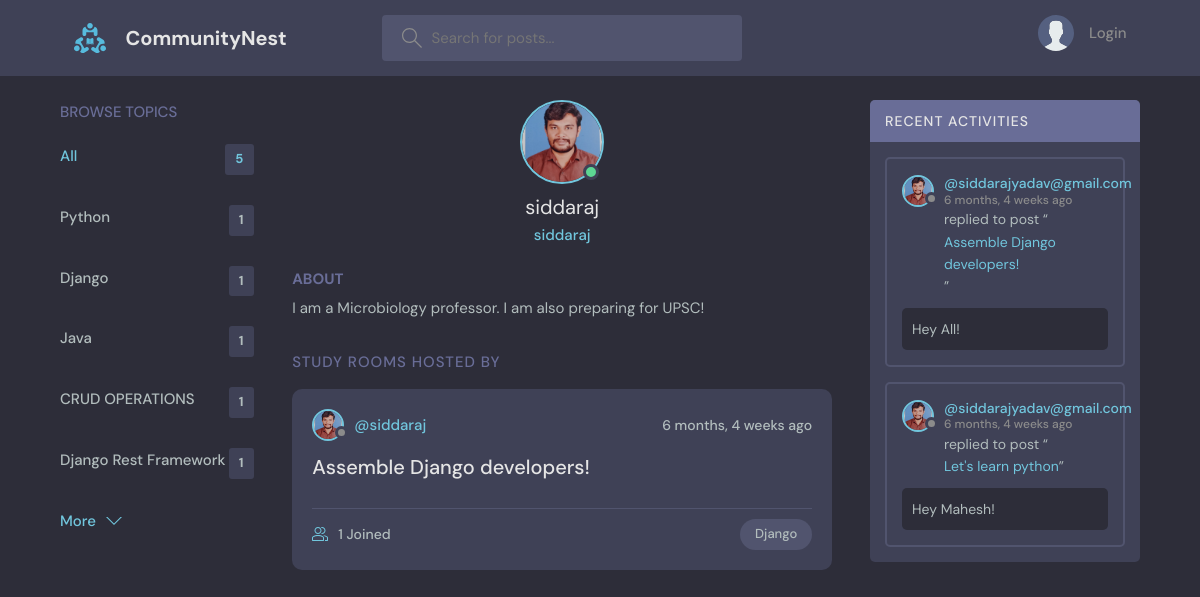
The app's page /profile/2/ with its own data.
### base/models.py (models this page shows, shortened)
class Topic(models.Model):
    name = models.CharField(max_length=200)

class User(AbstractUser):
    name = models.CharField(max_length=200, null=True)
    email = models.EmailField(unique=True, null=True)
    bio = models.TextField(null=True)
    avatar = models.ImageField(null=True, default="avatar.svg")
    USERNAME_FIELD = 'email'
    REQUIRED_FIELDS = []

class Room(models.Model):
    host = models.ForeignKey(User, on_delete=models.SET_NULL, null=True)
    topic = models.ForeignKey(Topic, on_delete=models.SET_NULL, null=True)
    name = models.CharField(max_length=200)
    description = models.TextField(null=True, blank=True)
    participants = models.ManyToManyField(User, related_name = 'participants', blank=True)
    updated = models.DateTimeField(auto_now=True)
    created = models.DateTimeField(auto_now_add=True)
    class Meta:
        ordering = ['-updated', '-created']
    def __str__(self):
        return self.name

class Message(models.Model):
    user = models.ForeignKey(User, on_delete=models.CASCADE)
    room = models.ForeignKey(Room, on_delete=models.CASCADE)
    body = models.TextField()
    updated = models.DateTimeField(auto_now=True)
    created = models.DateTimeField(auto_now_add=True)
    class Meta:
        ordering = ['-updated', '-created']

### base/views.py (the view)
# urls.py: path('profile/<str:pk>/', views.userProfile, name="user-profile"),
def userProfile(request, pk):
    user = User.objects.get(id=pk)
    rooms = user.room_set.all()
    room_messages = user.message_set.all()
    topics = Topic.objects.all()
    context= {'user': user, 'rooms': rooms,
               'room_messages': room_messages, 'topics': topics}
    return render(request, 'base/profile.html', context)

### base/templates/base/profile.html (shortened to what this page needs)
{% extends 'main.html' %}
{% block content %}
  <main class="profile-page layout layout--3">
    <div class="container">
    {% include 'base/topics_components.html' %}
      <div class="roomList">
        <div class="profile">
          <div class="profile__avatar">
            <div class="avatar avatar--large active">
              <img src="{{user.avatar.url}}" />
            </div>
          </div>
          <div class="profile__info">
            <h3>{{user.username}}</h3>
            <p>{{user.username}}</p>
          </div>
          <div class="profile__about">
            <h3>About</h3>
            <p>
              {{ user.bio }}
            </p>
          </div>
        </div>
        <div class="roomList__header">
          <div>
            <h2>Study Rooms Hosted by {{room.host.username}}</a>
            </h2>
          </div>
        </div>
        {% include 'base/feed_components.html' %}
      </div>
      {% include 'base/activity_components.html' %}
    </div>
  </main>
{% endblock content %}

### base/templates/base/topics_components.html
<div class="topics">
  <div class="topics__header">
    <h2>Browse Topics</h2>
  </div>
  <ul class="topics__list">
  <li>
    <a href="{% url 'home' %}" class="active">All <span>{{topics.count}}</span></a>
  </li>
  {% for topic in topics %}
  <li>
    <a href="{% url 'home' %}?q={{topic.name}}">{{topic.name}}<span>{{topic.room_set.all.count}}</span></a>
  </li>
  {% endfor %}
  </ul>
  <a class="btn btn--link" href="{% url 'topics' %}">
  More
  <svg version="1.1" xmlns="http://www.w3.org/2000/svg" width="32" height="32" viewBox="0 0 32 32">
    <title>chevron-down</title>
    <path d="M16 21l-13-13h-3l16 16 16-16h-3l-13 13z"></path>
  </svg>
</a>
</div>

### base/templates/base/feed_components.html (shortened to what this page needs)
{% for room in rooms %}
<div class="roomListRoom">
    <div class="roomListRoom__header">
      <a href="{% url 'user-profile' room.host.id %}" class="roomListRoom__author">
        <div class="avatar avatar--small">
          <img src="{{room.host.avatar.url}}" />
        </div>
        <span>@{{room.host.username}}</span>
      </a>
      <div class="roomListRoom__actions">
        <span>{{room.created|timesince}} ago</span>
      </div>
    </div>
    <div class="roomListRoom__content">
      <a href="{% url 'room' room.id %}">{{room.name}}</a>
    </div>
    <div class="roomListRoom__meta">
      <a href="{% url 'room' room.id %}" class="roomListRoom__joined">
       {{room.participants.all.count}} Joined
      </a>
      <p class="roomListRoom__topic">{{room.topic.name}}</p>
    </div>
  </div>
  {% endfor %}

### base/templates/base/activity_components.html (shortened to what this page needs)
<div class="activities">
  <div class="activities__header">
      <h2>Recent Activities</h2>
  </div>
  {% for message in room_messages %}
  <div class="activities__box">
      <div class="activities__boxHeader roomListRoom__header">
          <a href="{% url 'user-profile' message.user.id %}" class="roomListRoom__author">
              <div class="avatar avatar--small">
                  <img src="{{message.user.avatar.url}}" />
              </div>
              <p>
                  @{{message.user}}
                  <span>{{message.created|timesince}} ago</span>
              </p>
          </a>
      </div>
      <div class="activities__boxContent">
          <p>replied to post “<a href="{% url 'room' message.room.id %}">{{message.room}}</a>”</p>
          <div class="activities__boxRoomContent">
              {{message.body}}
          </div>
      </div>
  </div>
  {% endfor %}
</div>

### records on screen
Topic: name "Python", room_set.all.count "1"
Topic: name "Django", room_set.all.count "1"
Topic: name "Java", room_set.all.count "1"
Topic: name "CRUD OPERATIONS", room_set.all.count "1"
Topic: name "Django Rest Framework", room_set.all.count "1"
User: avatar (picture), username "siddaraj", bio "I am a Microbiology professor. I am also preparing for UPSC!"
Room: host.avatar (picture), host.username "siddaraj", created "6 months, 4 weeks", name "Assemble Django developers!", participants.all.count "1", topic.name "Django"
Message: user.avatar (picture), user "siddarajyadav@gmail.com", created "6 months, 4 weeks", room "Assemble Django developers!", body "Hey All!"
Message: user.avatar (picture), user "siddarajyadav@gmail.com", created "6 months, 4 weeks", room "Let's learn python", body "Hey Mahesh!"

### other values on screen
{{ topics.count }} "5"
